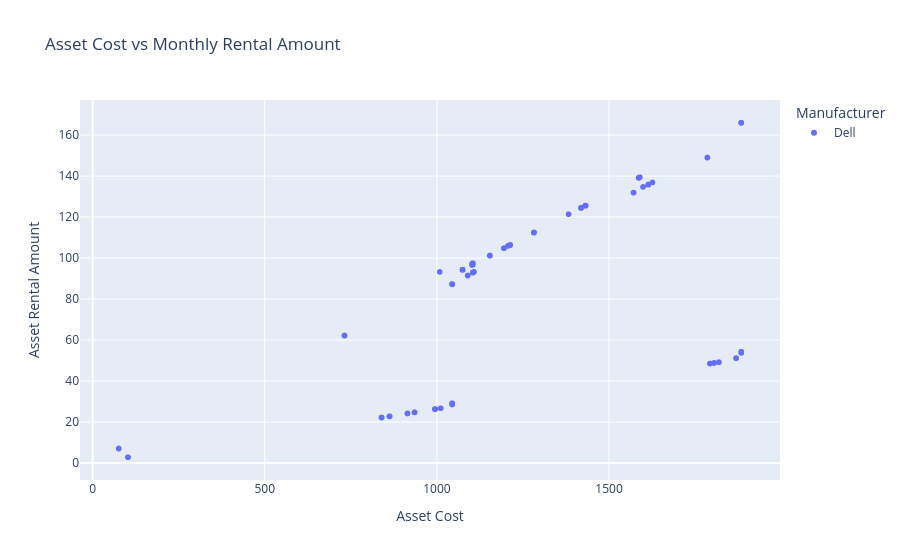

Notebook code cell kept with this figure:
### Code cell
fig = px.scatter(
    df,
    x="Asset Cost",
    y="Asset Rental Amount",
    color="Manufacturer",
    hover_data=["Vendor Name", "Asset Description", "Contract Number"],
    title="Asset Cost vs Monthly Rental Amount"
)
fig.show()

### Figure 1 — Plotly figure (JSON) as saved in the notebook; plotly's stock layout.template omitted (floating-point values rounded to 4 significant figures; data arrays with more than 128 entries replaced by an {"elided": "..."} marker saying what was removed)
{"data": [{"customdata": {"elided": "1724x3 str values"}, "hovertemplate": "Manufacturer=Dell<br>Asset Cost=%{x}<br>Asset Rental Amount=%{y}<br>Vendor Name=%{customdata[0]}<br>Asset Description=%{customdata[1]}<br>Contract Number=%{customdata[2]}<extra></extra>", "legendgroup": "Dell", "marker": {"color": "#636efa", "symbol": "circle"}, "mode": "markers", "name": "Dell", "showlegend": true, "type": "scattergl", "x": {"elided": "1724 float values"}, "xaxis": "x", "y": {"elided": "1724 float values"}, "yaxis": "y"}], "layout": {"legend": {"title": {"text": "Manufacturer"}, "tracegroupgap": 0}, "title": {"text": "Asset Cost vs Monthly Rental Amount"}, "xaxis": {"anchor": "y", "domain": [0, 1], "title": {"text": "Asset Cost"}}, "yaxis": {"anchor": "x", "domain": [0, 1], "title": {"text": "Asset Rental Amount"}}}}
